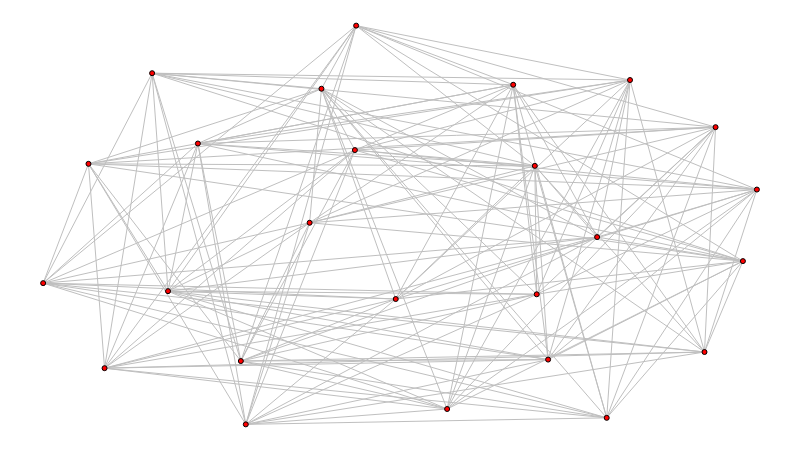

This figure's notebook cell:
### Markdown cell above
Simulação com visualização, quando todos os nós buscam reduzir a restrição de Burt:

### Code cell
def simulate(num_closers):
    g = build_graph()

    set_types(g, num_closers)

    initialize(g)

    while update(g):
        pass

    return g


num_closers = 0

g = simulate(num_closers)

sn.reset_positions(g)

sn.show_graph(g)

### Figure 1 — Plotly figure (JSON) as saved in the notebook; plotly's stock layout.template omitted (floating-point values rounded to 4 significant figures; data arrays with more than 128 entries replaced by an {"elided": "..."} marker saying what was removed)
{"data": [{"hoverinfo": "none", "line": {"color": "rgb(191, 191, 191)", "width": 1}, "mode": "lines", "type": "scatter", "uid": "83214ab7-abc2-4746-a942-42a6959986f5", "x": {"elided": "468 float values"}, "y": {"elided": "468 float values"}}, {"hoverinfo": "none", "marker": {"color": "rgb(255, 0, 0)", "line": {"color": "rgb(0, 0, 0)", "width": 1}, "size": 5}, "mode": "markers+text", "text": [], "textfont": {"color": "rgb(255, 255, 255)"}, "textposition": "middle center", "type": "scatter", "uid": "18766bab-b6c7-4b97-899e-c91528bc13b4", "x": [0.39, 0.1527, 0.06354, 0.9421, 0.284, 0.8223, 0.08608, 0.6889, 0, 0.9266, 0.2168, 0.7896, 0.6586, 0.4386, 0.175, 0.277, 0.7762, 0.6916, 0.3734, 0.494, 0.4368, 0.9804, 1, 0.566, 0.7075], "y": [0.8418, 0.8807, 0.6534, 0.7454, 0, 0.8635, 0.1409, 0.6483, 0.3542, 0.1814, 0.7044, 0.01635, 0.8517, 1, 0.3341, 0.1588, 0.4697, 0.3262, 0.5056, 0.3143, 0.6879, 0.4095, 0.5889, 0.03854, 0.1625]}], "layout": {"height": 450, "margin": {"b": 0, "l": 0, "r": 0, "t": 0}, "showlegend": false, "width": 800, "xaxis": {"showgrid": false, "showticklabels": false, "zeroline": false}, "yaxis": {"showgrid": false, "showticklabels": false, "zeroline": false}}}
